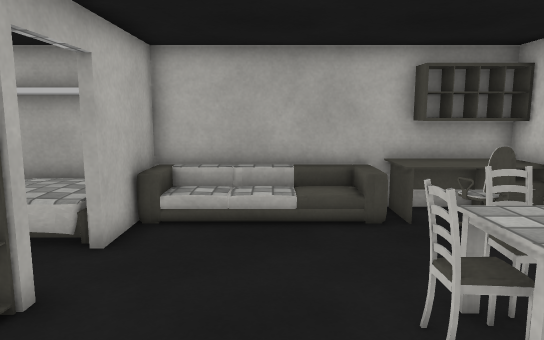
View 1 (above)

13 first-person views from a walk through a 3-D level made in the Unity game engine. The camera is 1.4 m above the floor, tilts 8° down and sees 70° across. The floor is counted in squares, 0.5 m on a side. Each view is taken from the middle of a square. On the plan, view 1 faces up. The plan holds only what a view shows up to about 20 squares ahead; the rest is blank. The player character is not drawn. Door leaves are left out, so doorways stand open. Some surface patterns are stand-ins.

View 2
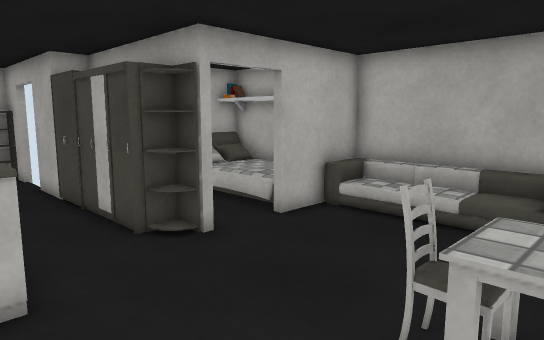

View 3
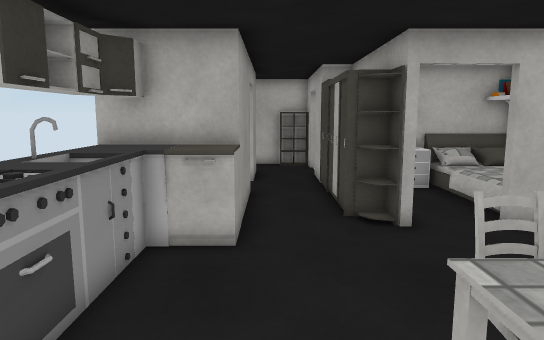

View 4
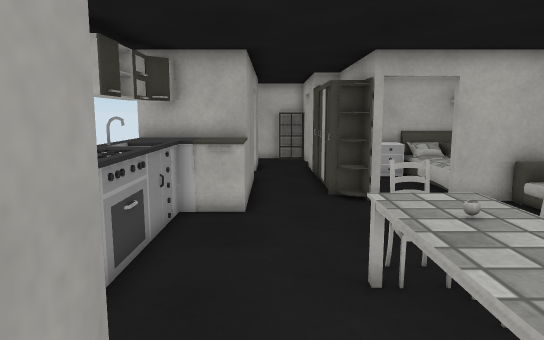

View 5
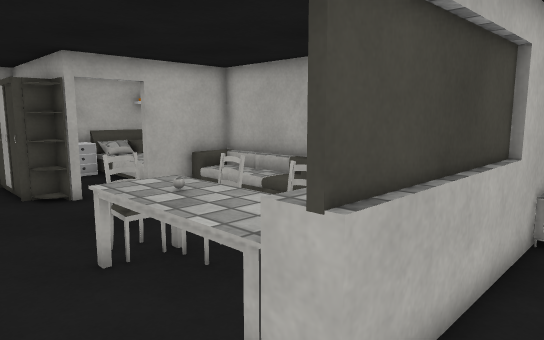

View 6
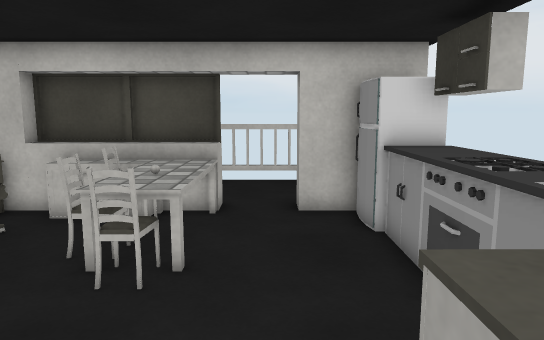

View 7
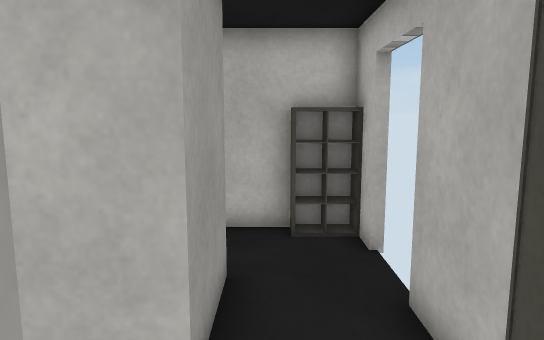

View 8
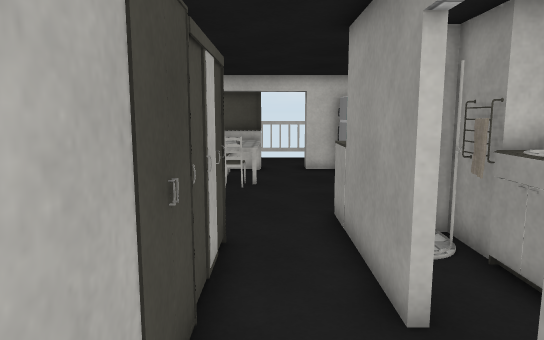

View 9
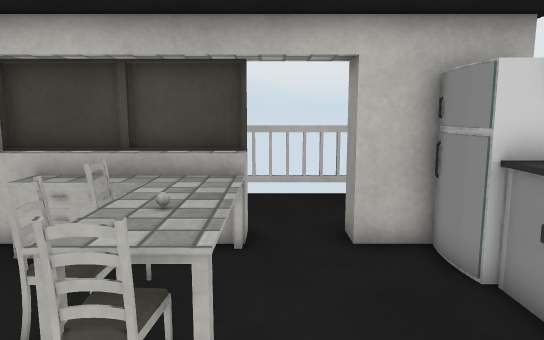

View 10
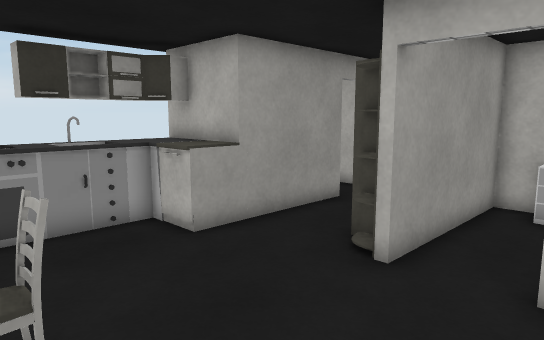

View 11
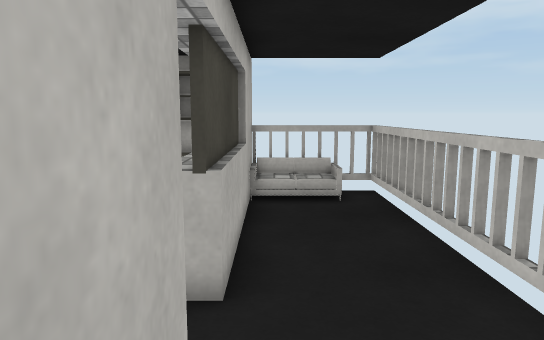

View 12
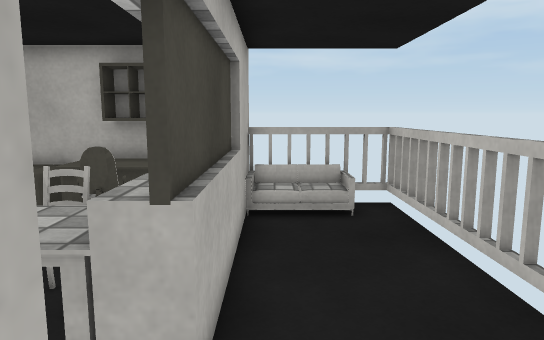

View 13
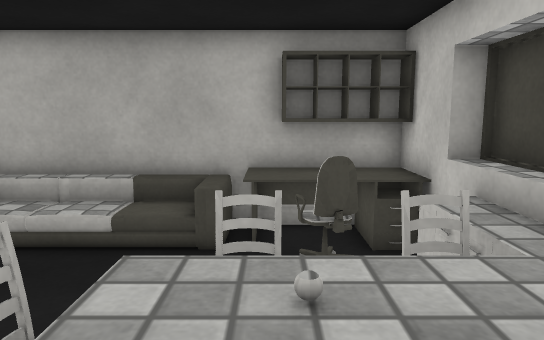

### Floor plan
Key: @ floor where view 1 was taken; # wall or solid block; x gap in a wall; . floor; D open door; = window, fence, low wall or low ledge; B bookshelf; R rack; S sofa; T table; C chair; A cabinet; E bed; W drawers; I sink; H shelf; L ladder; F fridge; G shower; O other object.
Columns run from 17 left of view 1 to 13 right of it. Each row starts with its distance up from view 1.
 13                          #
 12        ###################LLLLL
 11        EEBBBBB      =RRRR#OOO.L
 10        EE    # OOOOOSTTTT#....L
  9        EEOOOO# .......C.##....L
  8        #W....D .......COO#....
  7        #W....D.........OO#....
  6        ######D......CCCCO#....L
  5        #A   #A.....CTTTTT#....L
  4 ##xDD###AAAAAA.....CTTTTT#....L
  3 #R...................... D....L
  2 #R.......................D....L
  1 # .####DD#####TT........##....L
  0       #  ....GII.@.....F##.   L
 -1       #  OOOO#HIIIIIIIFFF#
 -2          O ###HHHHHIHHH   .

Positions as (right, up) in squares from view 1, and headings:
1: (0, 0), facing up
2: (4, 0), facing up-left
3: (6, 2), facing left
4: (9, 2), facing left
5: (10, 1), facing up-left
6: (-4, 2), facing right
7: (-7, 2), facing left
8: (-13, 3), facing right
9: (-1, 3), facing right
10: (3, 9), facing down-left
11: (9, -2), facing up
12: (9, 0), facing up
13: (4, 2), facing up
